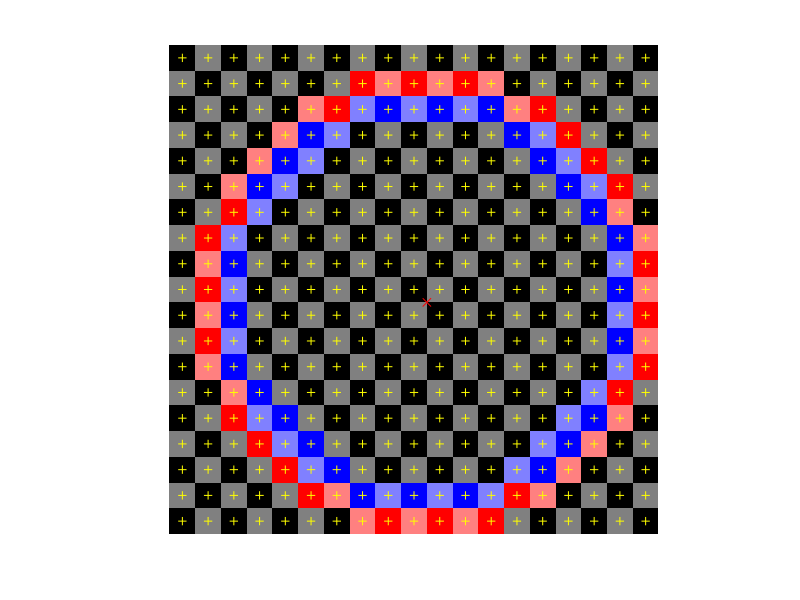

The MATLAB script that drew this image:
max_radius = 8;

%Set up a checkerboard enough size to fit a circle of max_radius
CB_radius = max_radius+1;
CB = checkerboard(1,CB_radius+1,CB_radius+1); CB = CB(1:end-1,1:end-1); CB(CB > 0) = 1; CB = repmat(CB,[1 1 3]);


%Plot a keypoint and find the scale weighting around it
kp = [.5, .5];
kp_fix = fix(kp);
kp_offset = kp - kp_fix;
kp_debug = kp_offset + CB_radius + 1;


%Get the distance from the keypoint to the center of each pixel around it
[X Y] = meshgrid(1:(CB_radius*2+1),1:(CB_radius*2+1));
XDIST = (X - CB_radius - 1 - kp_offset(1)); %XDistance to center of pixel
YDIST = (Y - CB_radius - 1 - kp_offset(2)); %YDistance to center of pixel
DISTSQRD = XDIST.^2 + YDIST.^2
DIST = sqrt(DISTSQRD); %Total distance to center of pixel


for radius = 0:.1:max_radius
  radius
  %Set up display stuff
  TOSHOW_R = CB(:,:,1)./2;
  TOSHOW_G = CB(:,:,2)./2;
  TOSHOW_B = CB(:,:,3)./2;

  %Find which pixels are inside pixels and which are outside
  INSIDE = DIST >= radius-1 & DIST < radius;
  OUTSIDE = DIST >= radius & DIST < radius+1;

  inside_dist = DIST-radius; inside_dist(~INSIDE) = 0;
  outside_dist = DIST-radius; outside_dist(~OUTSIDE) = 0;

  inside_weight = 1 - radius + DIST; inside_weight(~INSIDE) = 0;
  outside_weight = 1 - DIST + radius; outside_weight(~OUTSIDE) = 0;


 % inside_weight = 

  %Show STuff
  TOSHOW_R(OUTSIDE) = 1;
  TOSHOW_B(INSIDE) = 1;
  TOSHOW = CB;
  if 1
  TOSHOW(:,:,1) = TOSHOW_R;
  TOSHOW(:,:,2) = TOSHOW_G;
  TOSHOW(:,:,3) = TOSHOW_B;
  else
  TOSHOW(:,:,1) = inside_weight + outside_weight;
  TOSHOW(:,:,2) = 0;
  TOSHOW(:,:,3) = 0;
  end
  imshow(TOSHOW);
  %Correctly label pixel positions
  set(gca,'XTick',1:(CB_radius*2+1));
  set(gca,'XTickLabel',(-CB_radius:CB_radius) + kp_fix(1));
  set(gca,'YTick',1:(CB_radius*2+1));
  set(gca,'YTickLabel',(-CB_radius:CB_radius) + kp_fix(2));


  hold on
  %Plot pixel centers
  if max_radius < 10
    plot(X(:),Y(:),'y+')
  end
  %Plot the keypoint location  
  plot(kp_debug(1),kp_debug(2),'rx')
  %Plot the radius of the query
  if radius > 0
   % rectangle('Position',[kp_debug(1)-radius,kp_debug(2)-radius,radius*2,radius*2],'EdgeColor','g','Curvature', [1,1],'LineWidth',1);
  end

  inside_weight 
  outside_weight 

  pause
end

